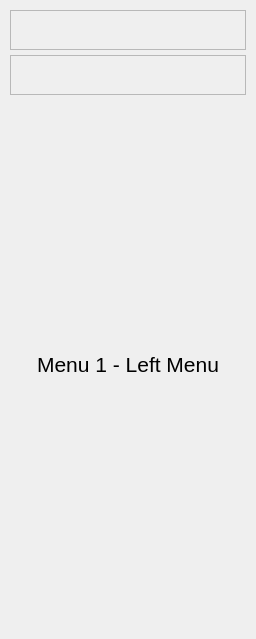
<?xml version="1.0" encoding="UTF-8"?>
<ui version="4.0">
 <class>LeftColumn</class>
 <widget class="QWidget" name="LeftColumn">
  <property name="geometry">
   <rect>
    <x>0</x>
    <y>0</y>
    <width>256</width>
    <height>639</height>
   </rect>
  </property>
  <property name="windowTitle">
   <string>Form</string>
  </property>
  <layout class="QVBoxLayout" name="main_pages_layout">
   <property name="spacing">
    <number>0</number>
   </property>
   <property name="leftMargin">
    <number>5</number>
   </property>
   <property name="topMargin">
    <number>5</number>
   </property>
   <property name="rightMargin">
    <number>5</number>
   </property>
   <property name="bottomMargin">
    <number>5</number>
   </property>
   <item>
    <widget class="QStackedWidget" name="menus">
     <property name="currentIndex">
      <number>0</number>
     </property>
     <widget class="QWidget" name="menu_1">
      <layout class="QVBoxLayout" name="verticalLayout">
       <property name="spacing">
        <number>5</number>
       </property>
       <property name="leftMargin">
        <number>5</number>
       </property>
       <property name="topMargin">
        <number>5</number>
       </property>
       <property name="rightMargin">
        <number>5</number>
       </property>
       <property name="bottomMargin">
        <number>5</number>
       </property>
       <item>
        <widget class="QFrame" name="frame">
         <property name="maximumSize">
          <size>
           <width>16777215</width>
           <height>40</height>
          </size>
         </property>
         <property name="frameShape">
          <enum>QFrame::StyledPanel</enum>
         </property>
         <property name="frameShadow">
          <enum>QFrame::Raised</enum>
         </property>
        </widget>
       </item>
       <item>
        <widget class="QFrame" name="frame_2">
         <property name="maximumSize">
          <size>
           <width>16777215</width>
           <height>40</height>
          </size>
         </property>
         <property name="frameShape">
          <enum>QFrame::StyledPanel</enum>
         </property>
         <property name="frameShadow">
          <enum>QFrame::Raised</enum>
         </property>
         <widget class="QWidget" name="verticalLayoutWidget">
          <property name="geometry">
           <rect>
            <x>0</x>
            <y>0</y>
            <width>231</width>
            <height>31</height>
           </rect>
          </property>
          <layout class="QVBoxLayout" name="btn_2_layout">
           <property name="sizeConstraint">
            <enum>QLayout::SetDefaultConstraint</enum>
           </property>
          </layout>
         </widget>
        </widget>
       </item>
       <item>
        <widget class="QLabel" name="label_1">
         <property name="maximumSize">
          <size>
           <width>16777215</width>
           <height>16777215</height>
          </size>
         </property>
         <property name="font">
          <font>
           <pointsize>16</pointsize>
          </font>
         </property>
         <property name="styleSheet">
          <string notr="true">font-size: 16pt</string>
         </property>
         <property name="text">
          <string>Menu 1 - Left Menu</string>
         </property>
         <property name="alignment">
          <set>Qt::AlignCenter</set>
         </property>
        </widget>
       </item>
      </layout>
     </widget>
     <widget class="QWidget" name="menu_2">
      <layout class="QVBoxLayout" name="verticalLayout_2">
       <property name="spacing">
        <number>5</number>
       </property>
       <property name="leftMargin">
        <number>5</number>
       </property>
       <property name="topMargin">
        <number>5</number>
       </property>
       <property name="rightMargin">
        <number>5</number>
       </property>
       <property name="bottomMargin">
        <number>5</number>
       </property>
       <item>
        <widget class="QLabel" name="label_2">
         <property name="font">
          <font>
           <pointsize>16</pointsize>
          </font>
         </property>
         <property name="styleSheet">
          <string notr="true">font-size: 16pt</string>
         </property>
         <property name="text">
          <string>Menu 2 - Left Menu</string>
         </property>
         <property name="alignment">
          <set>Qt::AlignCenter</set>
         </property>
        </widget>
       </item>
      </layout>
     </widget>
    </widget>
   </item>
  </layout>
 </widget>
 <resources/>
 <connections/>
</ui>
